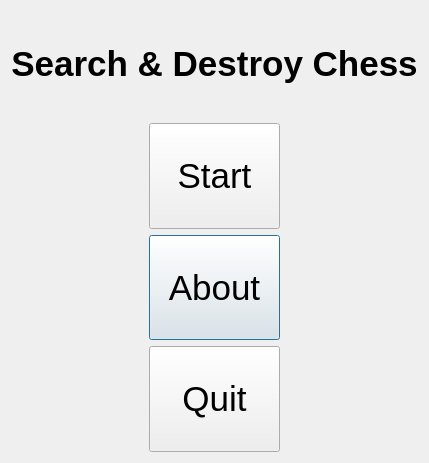
<?xml version="1.0" encoding="UTF-8"?>
<ui version="4.0">
 <class>QtSearchAndDestroyChessMenuDialog</class>
 <widget class="QDialog" name="QtSearchAndDestroyChessMenuDialog">
  <property name="geometry">
   <rect>
    <x>0</x>
    <y>0</y>
    <width>409</width>
    <height>463</height>
   </rect>
  </property>
  <property name="font">
   <font>
    <pointsize>26</pointsize>
   </font>
  </property>
  <property name="windowTitle">
   <string>SearchAndDestroyChess</string>
  </property>
  <layout class="QGridLayout" name="gridLayout">
   <item row="0" column="0" colspan="3">
    <widget class="QLabel" name="label_title">
     <property name="font">
      <font>
       <weight>75</weight>
       <bold>true</bold>
      </font>
     </property>
     <property name="text">
      <string>Search &amp; Destroy Chess</string>
     </property>
     <property name="alignment">
      <set>Qt::AlignCenter</set>
     </property>
    </widget>
   </item>
   <item row="1" column="0">
    <widget class="QLabel" name="label_l1">
     <property name="text">
      <string/>
     </property>
     <property name="pixmap">
      <pixmap resource="../../Classes/CppChessResources/chessresources.qrc">:/images/wkls.png</pixmap>
     </property>
    </widget>
   </item>
   <item row="1" column="2">
    <widget class="QLabel" name="label_r1">
     <property name="text">
      <string/>
     </property>
     <property name="pixmap">
      <pixmap resource="../../Classes/CppChessResources/chessresources.qrc">:/images/bkds.png</pixmap>
     </property>
    </widget>
   </item>
   <item row="3" column="0">
    <widget class="QLabel" name="label_l2">
     <property name="text">
      <string/>
     </property>
     <property name="pixmap">
      <pixmap resource="../../Classes/CppChessResources/chessresources.qrc">:/images/wqds.png</pixmap>
     </property>
    </widget>
   </item>
   <item row="3" column="1">
    <widget class="QPushButton" name="button_about">
     <property name="sizePolicy">
      <sizepolicy hsizetype="Minimum" vsizetype="Minimum">
       <horstretch>0</horstretch>
       <verstretch>0</verstretch>
      </sizepolicy>
     </property>
     <property name="text">
      <string>About</string>
     </property>
    </widget>
   </item>
   <item row="3" column="2">
    <widget class="QLabel" name="label_r2">
     <property name="text">
      <string/>
     </property>
     <property name="pixmap">
      <pixmap resource="../../Classes/CppChessResources/chessresources.qrc">:/images/bqls.png</pixmap>
     </property>
    </widget>
   </item>
   <item row="4" column="0">
    <widget class="QLabel" name="label_l3">
     <property name="text">
      <string/>
     </property>
     <property name="pixmap">
      <pixmap resource="../../Classes/CppChessResources/chessresources.qrc">:/images/wpls.png</pixmap>
     </property>
    </widget>
   </item>
   <item row="4" column="1">
    <widget class="QPushButton" name="button_quit">
     <property name="sizePolicy">
      <sizepolicy hsizetype="Minimum" vsizetype="Minimum">
       <horstretch>0</horstretch>
       <verstretch>0</verstretch>
      </sizepolicy>
     </property>
     <property name="text">
      <string>Quit</string>
     </property>
    </widget>
   </item>
   <item row="4" column="2">
    <widget class="QLabel" name="label_r3">
     <property name="text">
      <string/>
     </property>
     <property name="pixmap">
      <pixmap resource="../../Classes/CppChessResources/chessresources.qrc">:/images/wpds.png</pixmap>
     </property>
    </widget>
   </item>
   <item row="1" column="1">
    <widget class="QPushButton" name="button_start">
     <property name="sizePolicy">
      <sizepolicy hsizetype="Minimum" vsizetype="Minimum">
       <horstretch>0</horstretch>
       <verstretch>0</verstretch>
      </sizepolicy>
     </property>
     <property name="text">
      <string>Start</string>
     </property>
    </widget>
   </item>
  </layout>
 </widget>
 <resources>
  <include location="../../Classes/CppChessResources/chessresources.qrc"/>
 </resources>
 <connections/>
</ui>
